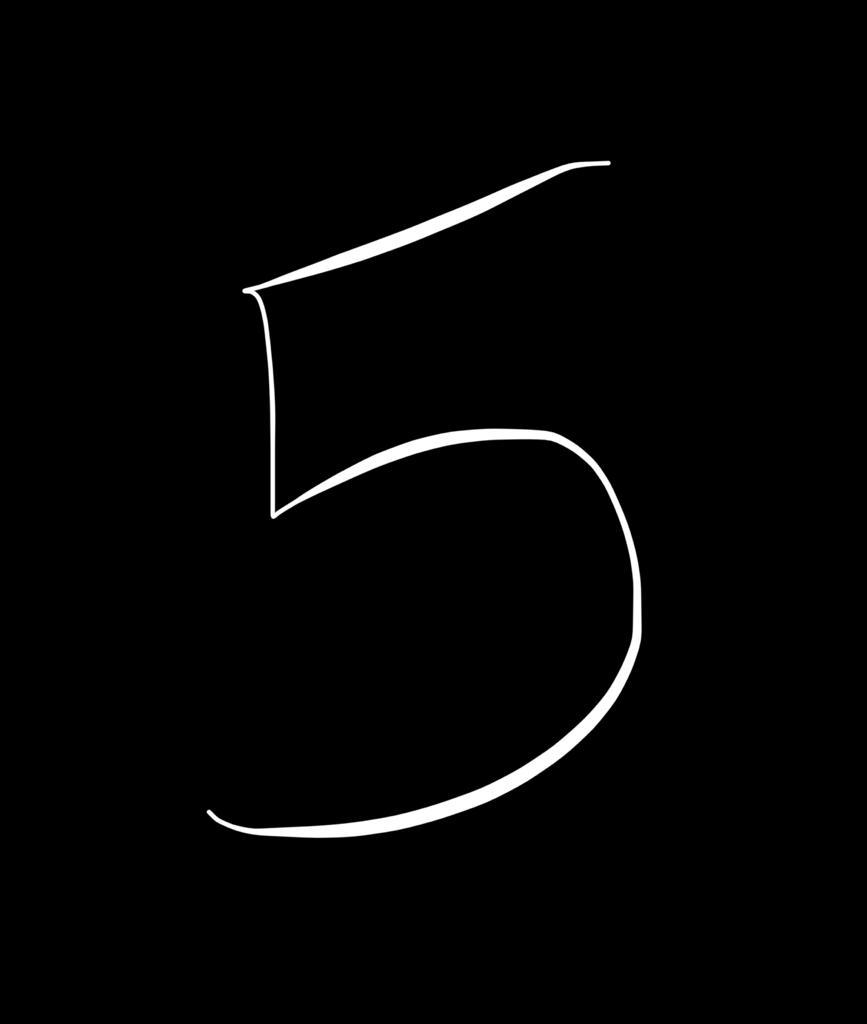
#> input picture handwritten.jpg, 867 x 1024 px
$ jupyter execute --allow-errors MNIST.ipynb
#> lines starting #> are read from the running program, lines starting #| are printed output that depends on the picture
#                                             COMPUTING ASSIGNMENT - 3

In this assignment, we aim to explore the concept of Convolutional Neural Networks (CNNs) and their suitability for image classification tasks. We will understand the significance of automatic feature learning in image classification and how CNNs excel in utilizing spatial relationships within images.
To Do:
    a. You will have to to successfully run this notebook and understand the steps.
    b. Make any modifications/additions to demonstrate that the model trained correctly, by using an image from the 'Test' dataset and verify that it was correctly classified.
    c. Take an image of a your own handwritten digit (possibly in a 5cm x 5cm sheet) and verify if the model is able to classify it correctly. If it fails, justify the reason.
    d. Take images of a specific digit, one from the 'train' and 'test' set. Extract the SIFT features for these digits. Compare them using their SIFT features and verify if they match. Justify.
    e. Create a copy of this notebook and now use the CIFAR10 dataset and modify the template (keep the basic model same as 'Sequential', but can make other changes) as necessary to perform classification on this dataset. Show that the trained model is able to classify the objects from the given 'Train' set. Does it work for your own image (not necessarily in the dataset) ?

### A basic CNN architecture

CNNs are a class of deep learning models designed to automatically and adaptively learn spatial hierarchies of features from input data, particularly images. They are characterized by their ability to learn directly from pixel data with minimal preprocessing. A CNN employs spatial convolution for processing. This operation calculates a sum of products between pixel values and a set of kernel weights, applied at each spatial location in the input image. The result at each location is a scalar value, analogous to the output of a neuron in a fully connected neural network. Adding a bias and applying an activation function completes the analogy with fully connected networks.

A typical CNN architecture consists of several layers:

Convolutional Layer: These layers apply convolution operations to the input data, which involves sliding a small filter (kernel) over the input to detect patterns and features.

Pooling Layer: Pooling layers reduce the spatial dimensions of the input by taking the maximum or average value within a small window. This helps reduce the computational load and focuses on the most important features.

Fully Connected Layer (Dense Layer): These layers are traditional neural network layers that take the output of the previous layers and produce the final classification or regression output.

**Submitted By:**
Nandini Bhadoria(20d070055)
Ojasvi Kathuria(20d070058)
Muzaffar Ali(20d070054)

### Visualizing feature maps after convolution and pooling operations

We will try to visualize the features in each layer of a CNN using the MNIST dataset

[cell 1]
#make sure libraries like TensorFlow, Keras, NumPy, and Matplotlib are installed
#if not, uncomment the following line
#pip install tensorflow keras numpy matplotlib

import numpy as np
import matplotlib.pyplot as plt
from keras.datasets import mnist
from keras.models import Sequential
from keras.layers import Conv2D, MaxPooling2D, Flatten, Dense
from keras.utils import to_categorical
from keras.optimizers import Adam
from sklearn.metrics import classification_report, confusion_matrix

Next, we load the MNIST dataset and view a few samples from it

#> (a cell that did not finish here is left out)

#> (a cell that did not finish here is left out)

Now, let us visualize how convolution and pooling operations affect the sizes and structure of feature maps. We load an image, create a 5x5 receptive field (convolution kernel), and perform convolution on the image. After convolution, we apply max-pooling with a 2x2 neighborhood to obtain the pooled feature map

#> (a cell that did not finish here is left out)

Let us visualize how an input image propagates through the CNN and visualize the feature maps at different layers of the network. To do so, we create a simple CNN model with 2 convolutional layers and pooling.

[cell 5]
import tensorflow as tf
#Select a random MNIST image from the training set
#> (the rest of this cell did not finish here and is left out)

### Training a CNN

We add fully connected dense layers to the above model after flattening the feature maps. These dense layers will learn to classify the digit images after the convolutional and pooling layers extract features.

We one-hot encode the labels, preparing them for categorical cross-entropy loss during training. Next, the model is compiled with the Adam optimizer, categorical cross-entropy loss, and accuracy as the evaluation metric.

The model is trained on the training set for 5 epochs with a batch size of 128.

We plot the training history, including training and validation loss, and training and validation accuracy, to visualize how these metrics change over time.

#> (a cell that did not finish here is left out)

The performance analysis on each digit class for both the training and test sets reveals a crucial aspect: the CNN achieved similar accuracy on both datasets. This indicates a successful training process and robust generalization to unseen digits. The network's ability to perform well on the test set demonstrates that it didn't overfit the training data.

We can also view the learnt kernels after the model has been trained. These are shown for the first layer below.

#> (a cell that did not finish here is left out)

Let us visualize a test image as it propagates through the trained model.

#> (a cell that did not finish here is left out)

[cell 9]
# To Do - Based on the above outputs, comment on the use of the various layers
# of the CNN model. What features do they capture ? Why ?
#
# To Do - take a specific image from the 'Train' set and
# demonstrate that it was classificed correctly.

a. You will have to to successfully run this notebook and understand the steps. b. Make any modifications/additions to demonstrate that the model trained correctly, by using an image from the 'Test' dataset and verify that it was correctly classified. c. Take an image of a your own handwritten digit (possibly in a 5cm x 5cm sheet) and verify if the model is able to classify it correctly. If it fails, justify the reason. d. Take images of a specific digit, one from the 'train' and 'test' set. Extract the SIFT features for these digits. Compare them using their SIFT features and verify if they match. Justify. e. Create a copy of this notebook and now use the CIFAR10 dataset and modify the template (keep the basic model same as 'Sequential', but can make other changes) as necessary to perform classification on this dataset. Show that the trained model is able to classify the objects from the given 'Train' set. Does it work for your own image (not necessarily in the dataset) ?

**b. Make any modifications/additions to demonstrate that the model trained correctly, by using an image from the 'Test' dataset and verify that it was correctly classified**

#> (a cell that did not finish here is left out)

#> (a cell that did not finish here is left out)

#> (a cell that did not finish here is left out)

**c) Take an image of a your own handwritten digit (possibly in a 5cm x 5cm sheet) and verify if the model is able to classify it correctly. If it fails, justify the reason.**

#> (a cell that did not finish here is left out)

[cell 14]
import cv2

# Load the image (replace 'your_image_path.jpg' with the actual path to your image)
image = cv2.imread('handwritten.jpg')
#> image is the input picture: shape (1024, 867, 3); min 0, max 255, mean 4.7

# Resize the image to (28, 28)
resized_image = cv2.resize(image, (28, 28))
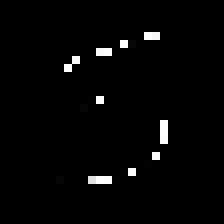
#> resized_image: shape (28, 28, 3) (shown 8 times larger); min 0, max 254, mean 5.1

# Convert to grayscale if the original image is in color
gray_image = cv2.cvtColor(resized_image, cv2.COLOR_BGR2GRAY)

# Expand dimensions to (28, 28, 1)
final_image = gray_image.reshape((28, 28, 1))

[cell 15]
np.shape(final_image)
#> Out = (28, 28, 1)

[cell 16]
# Preprocess the test image for prediction
test_image = final_image / 255.0
test_image = np.expand_dims(test_image, axis=0)

# Predict the label for the test image
#> (the rest of this cell did not finish here and is left out)
